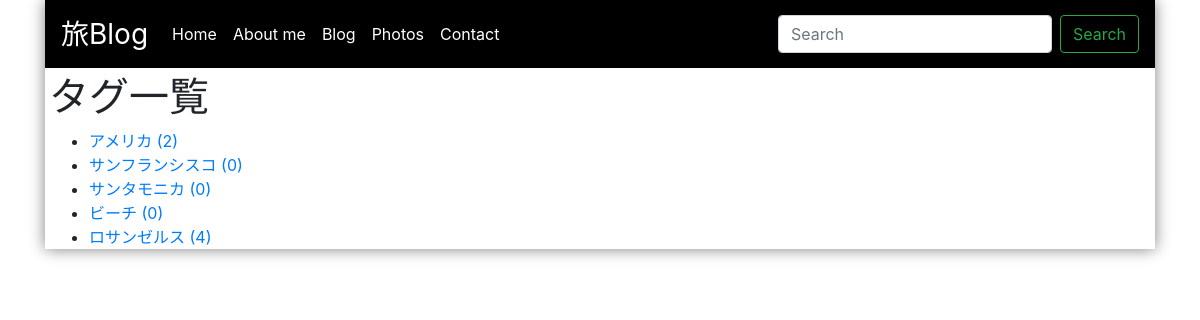
The app's page /tags/ with its own data.
### website/models.py (models this page shows, shortened)
class Tag(models.Model):
    name = models.CharField(max_length=255)
    slug = models.SlugField(unique=True)
    timestamp = models.DateTimeField(auto_now_add=True)

### website/views.py (the view)
# urls.py: path('tags/', TagListView.as_view(), name='tag_list'),
class TagListView(ListView):
    queryset = Tag.objects.annotate(num_posts=Count(
        'post', filter=Q(post__is_public=True)))

### blog/context_processors.py (called while the page is built)
def common(request):
    context = {
        'categories': Category.objects.annotate(
            num_posts=Count('post', filter=Q(post__is_public=True))),
        'tags': Tag.objects.annotate(
            num_posts=Count('post', filter=Q(post__is_public=True))),
    }
    return context

### website/templates/website/tag_list.html
{% extends 'website/base.html' %}
{% load static %}
{% block content %}
<div class="container">
  <div class="wrapper">
{% include "website/snippets/nav.html" %}
<div class="home">
<h1>タグ一覧</h1>
<ul>
  {% for tag in object_list %}
  <li><a href="{% url 'website:tag_post' tag.slug %}">{{ tag.name }} ({{ tag.num_posts }})</a></li>  {% empty %}
  <li>タグはありません。</li>
  {% endfor %}
</ul>
</div>
</div>
</div>
{% endblock %}

### static/website/css/style.css (style rules this page uses)
.wrapper { box-shadow: 0px 0px 15px gray; }
.home { padding: 0px 4px; }

### records on screen
Tag: name "アメリカ", num_posts "2"
Tag: name "サンフランシスコ", num_posts "0"
Tag: name "サンタモニカ", num_posts "0"
Tag: name "ビーチ", num_posts "0"
Tag: name "ロサンゼルス", num_posts "4"
